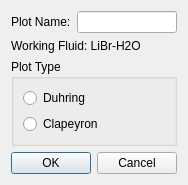
<?xml version="1.0" encoding="UTF-8"?>
<ui version="4.0">
 <class>newPropPlotDialog</class>
 <widget class="QDialog" name="newPropPlotDialog">
  <property name="geometry">
   <rect>
    <x>0</x>
    <y>0</y>
    <width>182</width>
    <height>169</height>
   </rect>
  </property>
  <property name="windowTitle">
   <string>Dialog</string>
  </property>
  <layout class="QVBoxLayout" name="verticalLayout">
   <item>
    <layout class="QHBoxLayout" name="horizontalLayout">
     <item>
      <widget class="QLabel" name="label_2">
       <property name="text">
        <string>Plot Name:</string>
       </property>
      </widget>
     </item>
     <item>
      <widget class="QLineEdit" name="nameLine"/>
     </item>
    </layout>
   </item>
   <item>
    <widget class="QLabel" name="label">
     <property name="text">
      <string>Working Fluid: LiBr-H2O</string>
     </property>
    </widget>
   </item>
   <item>
    <widget class="QGroupBox" name="groupBox">
     <property name="title">
      <string>Plot Type</string>
     </property>
     <layout class="QVBoxLayout" name="verticalLayout_2">
      <item>
       <widget class="QRadioButton" name="DuhringButton">
        <property name="text">
         <string>Duhring</string>
        </property>
       </widget>
      </item>
      <item>
       <widget class="QRadioButton" name="ClapButton">
        <property name="text">
         <string>Clapeyron</string>
        </property>
       </widget>
      </item>
     </layout>
    </widget>
   </item>
   <item>
    <layout class="QHBoxLayout" name="horizontalLayout_2">
     <item>
      <spacer name="horizontalSpacer">
       <property name="orientation">
        <enum>Qt::Horizontal</enum>
       </property>
       <property name="sizeHint" stdset="0">
        <size>
         <width>13</width>
         <height>20</height>
        </size>
       </property>
      </spacer>
     </item>
     <item>
      <widget class="QPushButton" name="okButton">
       <property name="text">
        <string>OK</string>
       </property>
      </widget>
     </item>
     <item>
      <widget class="QPushButton" name="cancelButton">
       <property name="text">
        <string>Cancel</string>
       </property>
      </widget>
     </item>
    </layout>
   </item>
  </layout>
 </widget>
 <tabstops>
  <tabstop>okButton</tabstop>
  <tabstop>cancelButton</tabstop>
  <tabstop>nameLine</tabstop>
  <tabstop>DuhringButton</tabstop>
  <tabstop>ClapButton</tabstop>
 </tabstops>
 <resources/>
 <connections/>
</ui>
